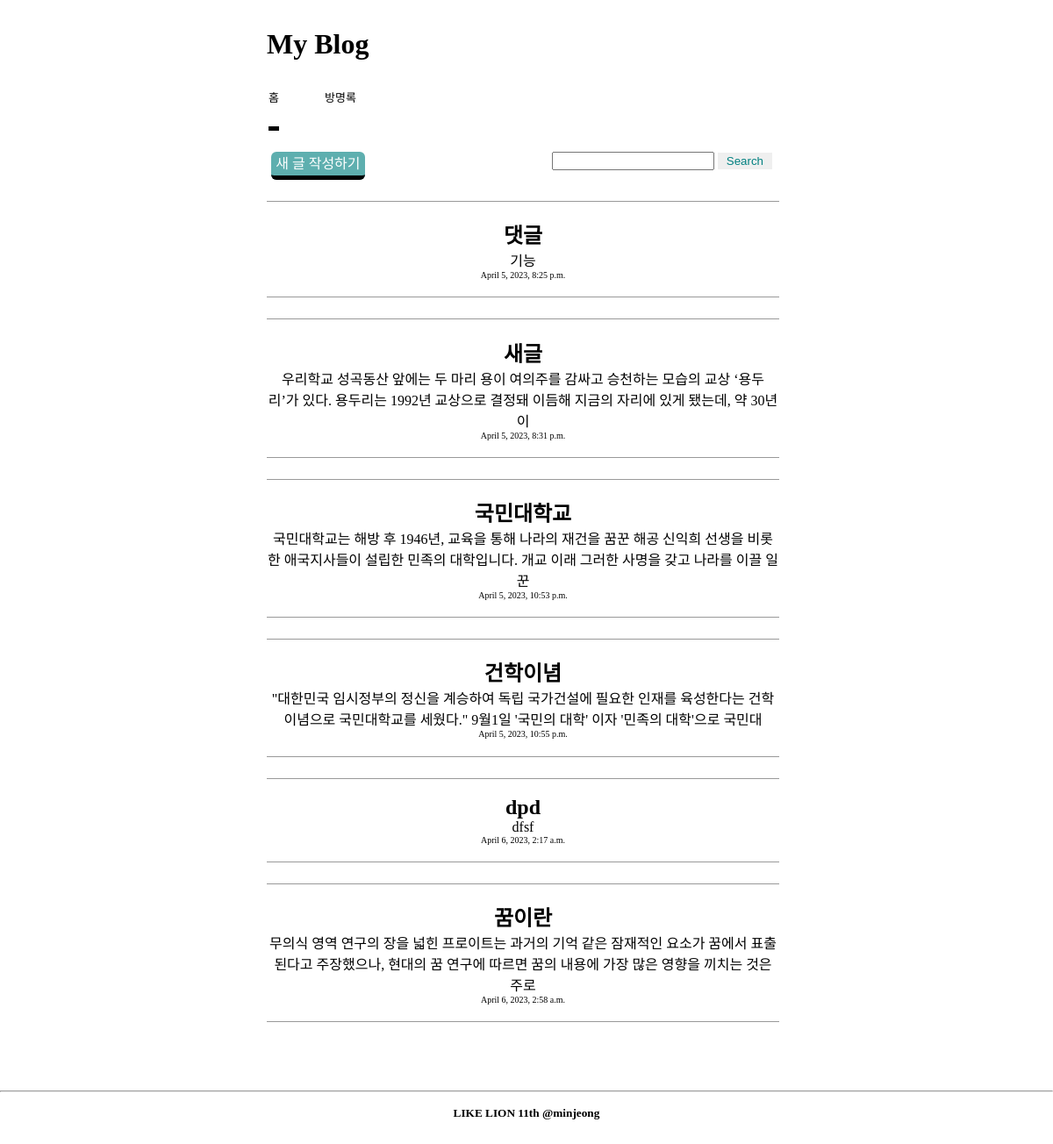
The page / on the database its author committed.
### blog/models.py (models this page shows, shortened)
class Blog(models.Model):
    title = models.CharField(max_length=100)
    created_at = models.DateTimeField(auto_now_add=True)
    content = models.TextField()
    def summary(self):
        return self.content[:100]

### blog/views.py (the view)
# urls.py: path('', views.home, name='home'),
def home(request):
    blogs = Blog.objects.all()
    return render(request,'home.html',{'blogs':blogs})

### blog/templates/home.html (shortened to what this page needs)
{%load static%}
<!DOCTYPE html>
<html lang="en">
<head>
    <link rel="stylesheet" href="{% static 'blog/css/style.css'%}">
</head>
<body>
    <h1>My Blog</h1>
    <nav class="gnb">
        <ul>
            <li><a href="{%url 'home'%}" class="menu_home">홈</a></li>
            <li><a href="" class="menu_guest"></a>방명록</li>
        </ul>
    </nav>
    <div class="why">
        <form action="{% url 'search' %}" method="post" >
            <input type="text" name="searchkey">
            <button type="submit">Search</button>
        </form>
    </div>
    <div class="divnew"><a href="{%url 'new'%}" class = "newreport">새 글 작성하기</a></div>
    <div class = "report">
        {% for blog in blogs %}
        <div class="report_detail">
            <a href="{%url 'detail' blog.id%}" >
            <h2>{{blog.title}}</h2>
            <p>{{blog.summary}}</p>
            <p style="font-size:10px">{{blog.created_at}}</p>
            </a>
        </div>
        {% endfor %}
        <br>
    </div>
</body>
<footer>
    <br>
    <br>
    <hr>
    <div class="foot">
        <h5>LIKE LION 11th @minjeong</h5>
    </div>
</footer>
</html>

### blog/static/blog/css/style.css (style rules this page uses)
* { margin:0; }
h1 { text-align: left; margin-left: 19rem; margin-top:2rem; margin-bottom: 2rem; }
.gnb { display:block; padding:0 0 0 15rem; width: 200px; height: 72px; }
ul { list-style-type: none; display:inline-block; vertical-align: bottom; height: 66px; }
li { float: left; padding: 0 26px; display: list-item; text-align: -webkit-match-parent; font-size: 13px; height: 40px; }
.why { float: right; margin-right: 5rem; margin-bottom: 1rem; display: block; text-align:right; margin: 0 20rem 2rem 0 ; }
.why > form > button { padding:2px 10px 2px 10px; border: none; color: teal; }
a { text-decoration-line: none; color: black; padding-bottom: 25px; border-bottom: 5px solid #000; }
.divnew { text-align: center; padding:0 0 2rem 0; margin-left: 6rem; }
.newreport { padding:5px; border-radius: 6px; color:#fff; background-color: rgba(0, 128, 128, 0.63); }
.report { text-align: center; }
.report_detail { border-bottom: 1px solid #999; border-top: 1px solid #999; padding:1.2rem 0 1.2rem 0 ; margin:0 19.5rem 1.5rem 19rem; transition: 0.5s; }
.foot { text-align: center; margin-top: 1rem; margin-bottom: 3rem; }

### rows shown on the page
Blog: title "댓글", summary "기능", created_at "April 5, 2023, 8:25 p.m."
Blog: title "새글", summary "우리학교 성곡동산 앞에는 두 마리 용이 여의주를 감싸고 승천하는 모습의 교상 ‘용두리’가 있다. 용두리는 1992년 교상으로 결정돼 이듬해 지금의 자리에 있게 됐는데, 약 30년이", created_at "April 5, 2023, 8:31 p.m."
Blog: title "국민대학교", summary "국민대학교는 해방 후 1946년, 교육을 통해 나라의 재건을 꿈꾼 해공 신익희 선생을 비롯한 애국지사들이 설립한 민족의 대학입니다. 개교 이래 그러한 사명을 갖고 나라를 이끌 일꾼", created_at "April 5, 2023, 10:53 p.m."
Blog: title "건학이념", summary "\"대한민국 임시정부의 정신을 계승하여 독립 국가건설에 필요한 인재를 육성한다는 건학이념으로 국민대학교를 세웠다.\" 9월1일 '국민의 대학' 이자 '민족의 대학'으로 국민대", created_at "April 5, 2023, 10:55 p.m."
Blog: title "dpd", summary "dfsf", created_at "April 6, 2023, 2:17 a.m."
Blog: title "꿈이란", summary "무의식 영역 연구의 장을 넓힌 프로이트는 과거의 기억 같은 잠재적인 요소가 꿈에서 표출된다고 주장했으나, 현대의 꿈 연구에 따르면 꿈의 내용에 가장 많은 영향을 끼치는 것은 주로", created_at "April 6, 2023, 2:58 a.m."
